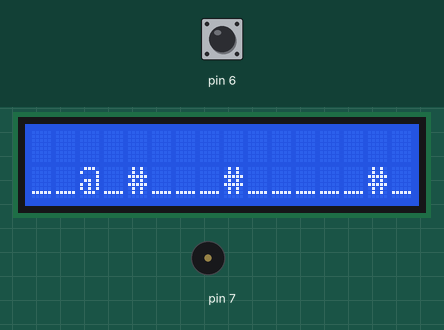
Simulated run of this sketch. Board: Arduino Uno, built with avr-gcc and run on an emulated ATmega328P. Parts: 16×2 character LCD, buzzer (waves = sounding). The inputs (shaded band) are chosen by the test bench; at power-on: pin 6 LOW. What the sketch prints to the serial monitor is not drawn.

Above: at 1.2 s.
1.3 s: pin 6 driven HIGH
At 1.71 s:
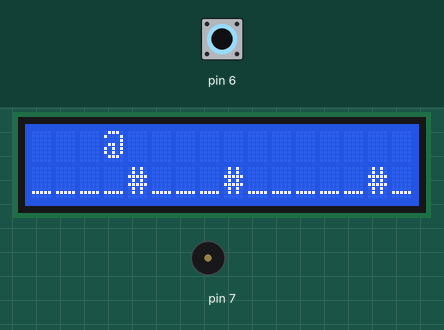
At 2.19 s:
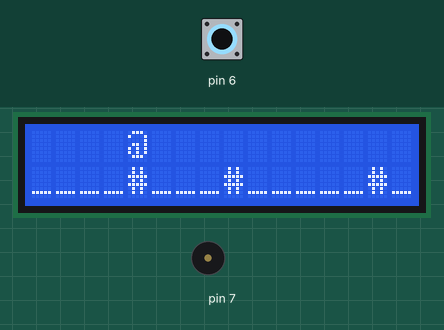
3.4 s: pin 6 pulsed LOW 2 times (0.12 s each, 0.3 s apart)
At 7.0 s:
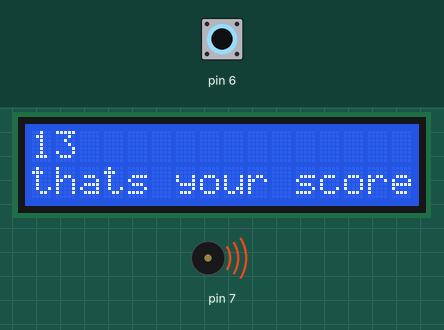
Timing chart, 0 to 9.8 s (numbered marks = the images above; inputs shaded):
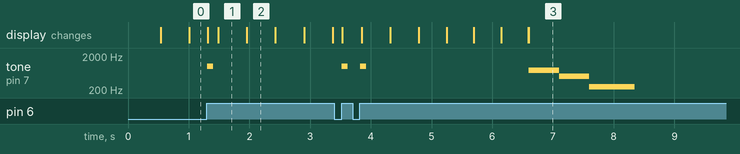

The sketch:

Dino.ino
```cpp
// include the library code:
#include <LiquidCrystal.h>


// Creates an LCD object. Parameters: (rs, enable, d4, d5, d6, d7)
LiquidCrystal lcd(8, 9, 2, 3, 4, 5);
int frame = 0;
int np = 0; // not pressed
int at = 0; // air time
int x = 0; // also counts as score until you "beat" the game
int score = 0;
int y = 0;
int speed = 60-((x/10) * (25/speed));
bool run = true;
bool dead = false;
char field[] = {'@', '_', '_', '_', '#', '_', '_', '_', '#', '_', '_', '_', '_' ,'_', '#', '_'};
char l1[] =    {'@', '_', '_', '_', '#', '_', '_', '_', '#', '_', '_', '_', '_' ,'_', '#', '_'}; // level 1
char l2[] =    {'@', '_', '_', '#', '_', '_', '_', '#', '#', '_', '_', '_', '_' ,'_', '#', '_'}; // level 2
char cacti[] = {'_', '_', '_', '_', '#', '_', '_', '_', '#', '_', '_', '_', '_' ,'_', '#', '_'};
char l1c[] =   {'_', '_', '_', '_', '#', '_', '_', '_', '#', '_', '_', '_', '_' ,'_', '#', '_'}; // level 1 cacti
char l2c[] =   {'_', '_', '_', '#', '_', '_', '_', '#', '#', '_', '_', '_', '_' ,'_', '#', '_'}; // level 2 cacti
char topField[] = {' ', ' ', ' ', ' ', ' ', ' ', ' ', ' ', ' ', ' ', ' ', ' ', ' ', ' ', ' ', ' '};
char topFieldC[] = {' ', ' ', ' ', ' ', ' ', ' ', ' ', ' ', ' ', ' ', ' ', ' ', ' ', ' ', ' ', ' '}; // cleared version of top field


String join(char* a, int size)
{
    int i;
    String s = "";
    for (i = 0; i < size; i++) {
        s = s + a[i];
    }
    return s;
}


void setup()
{

  Serial.begin(9600);
  Serial.println("\n");

  pinMode(6, INPUT);
	// set up the LCD's number of columns and rows:
	lcd.begin(16, 2);

	// Clears the LCD screen
	lcd.clear();
}

void loop()
{
  if(digitalRead(6) == HIGH){
    if(np == 1 && at == 0){
      np = 0;
      y = 1;
      tone(7, 1000, 100);
      topField[x] = '@';
      field[x] = '_';
    }
  }else{np = 1;}

  if(cacti[x] == '#'){
    if(y == 0){
      dead = true;
      lcd.clear();
      cacti[x] = '_';
    }
  }
  if(x == 15){
    x = 0;
    if(field[4] == l1[4]){
      for(int i = 0; i<16; i++){
        field[i] = l2[i];
        cacti[i] = l2c[i];
        topField[i] = topFieldC[i];
      }
    }else{
      for(int i = 0; i<16; i++){
        field[i] = l1[i];
        cacti[i] = l1c[i];
        topField[i] = topFieldC[i];
      }
    }
  }

  frame += 1;
  if(frame == round(speed)){
    Serial.println(x);
    score += 1;
    speed = 60-((score/10) * (250/(speed+25)));
    if(dead == false){
      if(x == 15){
        y = 0;
      }
      frame = 0;
      if(y == 0){
        field[x + 1] = '@';
        field[x] = '_';
      }else{
        at += 1;
        topField[x + 1] = '@';
        topField[x] = ' ';
        if(at == 3){
          at = 0;
          y = 0;
          topField[x + 1] = ' ';
          field[x + 1] = '@';
        }
      }
      x += 1;
      lcd.clear();
    }
  }
  if(dead == false){
    lcd.print(join(topField, 16));
  }else{
    lcd.print(score - 1);
    lcd.setCursor(0, 1);
    lcd.print("thats your score");
    if(run == true){
      tone(7, 750, 500);
      delay(500);
      tone(7, 500, 500);
      delay(500);
      tone(7, 250, 750);
      delay(750);
      run = false;
    }
  }

	lcd.setCursor(0, 1);

  if(dead == false){
	  lcd.print(join(field, 16));
  }
}
```

Measured:
- after the input at 1.3 s, the display: first changes at once (image 1 shows a later state)
- after the input at 3.4 s, the display: first changes after 0.13 s (image 3 shows a later state)
- by itself, tone on pin 7: plays 1000 Hz for 0.10 s, 1000 Hz for 0.10 s, 750 Hz for 0.50 s, 500 Hz for 0.50 s, 250 Hz for 0.75 s
- what the display in image 1 shows lasts 0.5 s, from 1.5 s to 2.0 s
